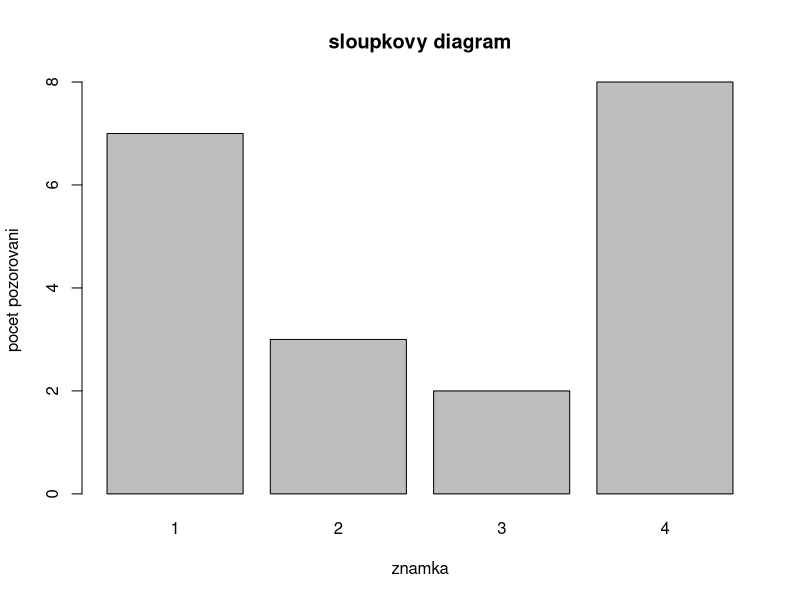
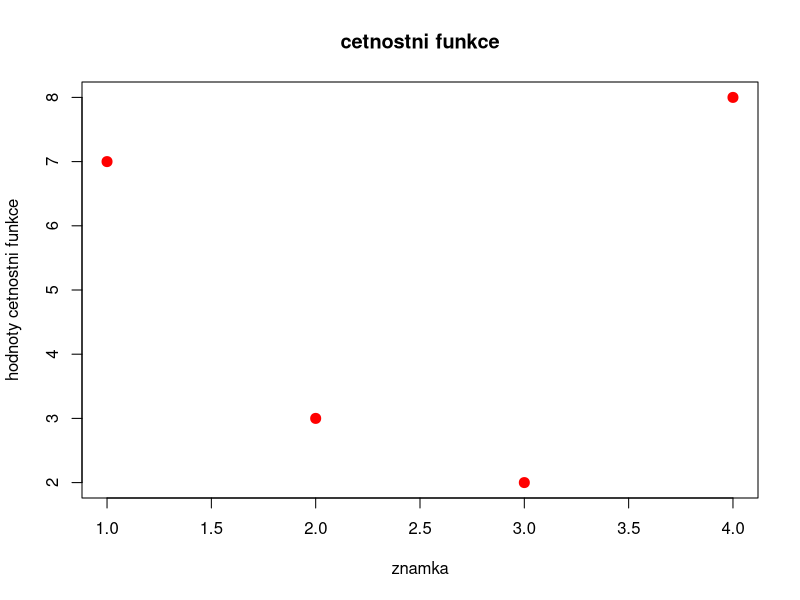
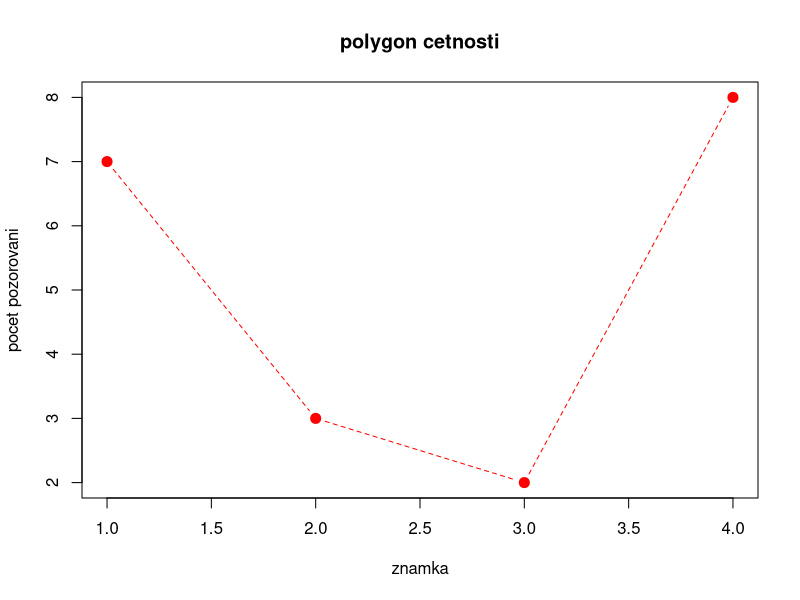
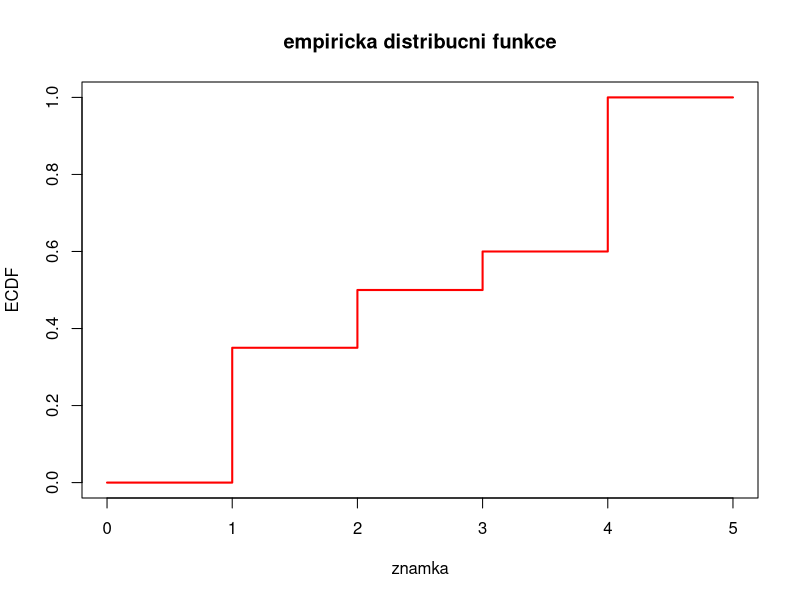
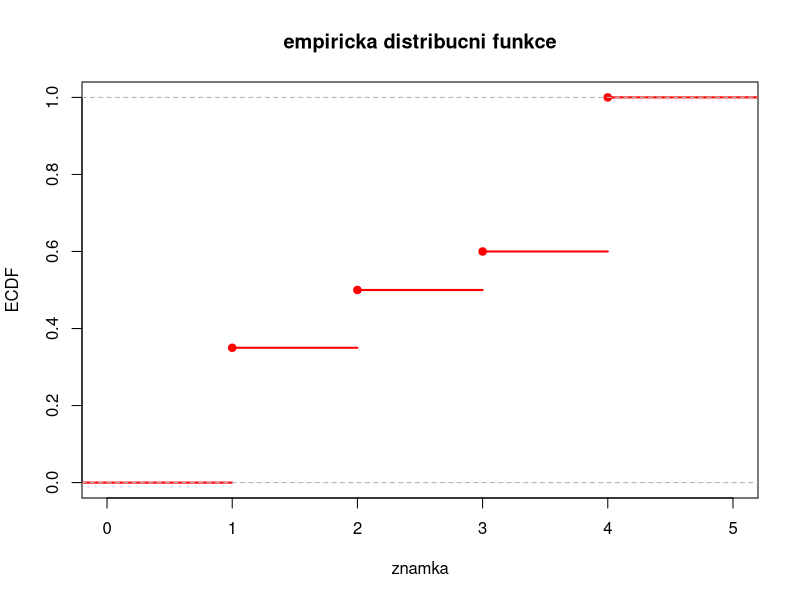
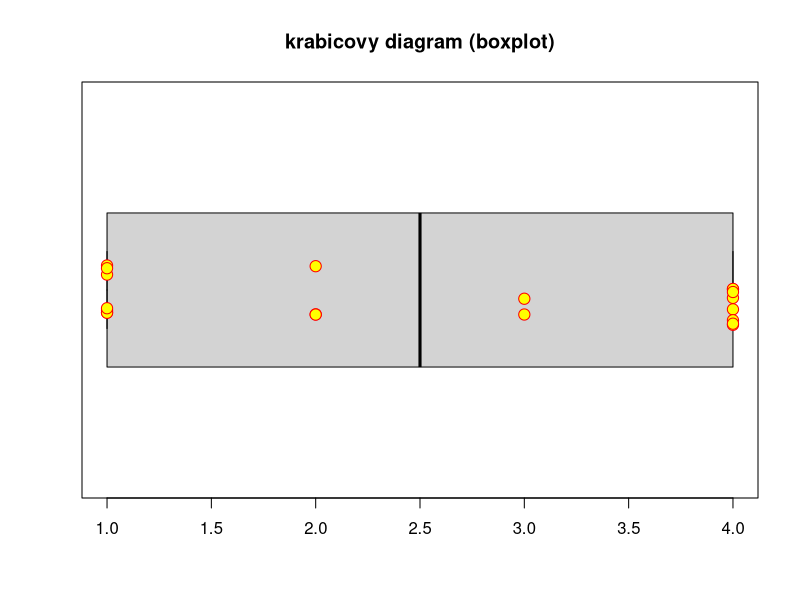
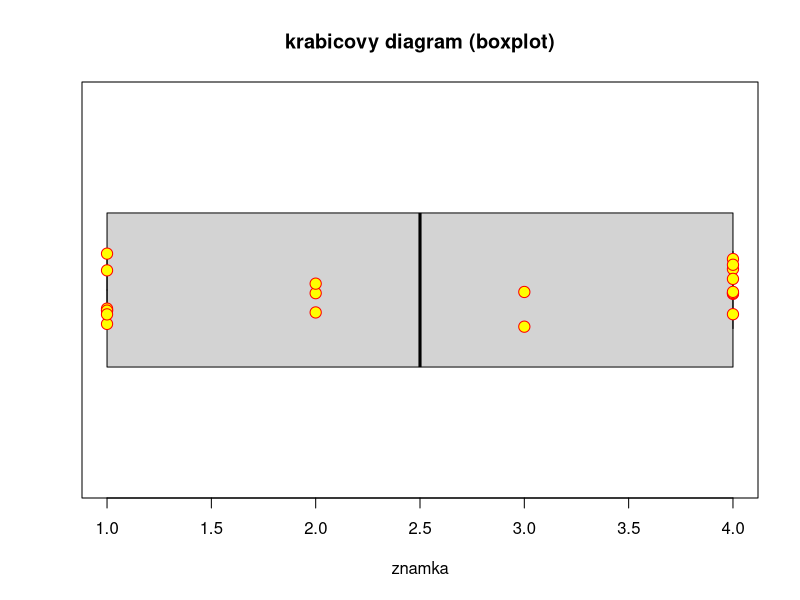

Source code (R) for these figures, in order:
#	Priklad 1

data <- read.csv (file = "znamky.csv", header = TRUE, sep = ",", dec = ".")
str (data)

#	pocet skupin
r <- nrow (data)

#	absolutni cetnosti
n.j <- data$cetnosti

#	pocet pozorovani
n <- sum (n.j)

#	relativni cetnosti
p.j <- n.j / n
sum (p.j)

# kumulativni absolutni cetnosti
N.j <- cumsum (n.j)

# kumulativni relativni cetnosti
F.j <- N.j / n

#	tabulka 
tabulka <- data.frame (znamka = data$znamka, n.j, p.j, N.j, F.j)
tabulka
# sloupce tabulky jsou pojmenovane, lze k nim pristupovat take pomoci jejich nazvu

# sloupkovy diagram
barplot (tabulka$n.j, names.arg = tabulka$znamka, xlab = "znamka", ylab = "pocet pozorovani", main = "sloupkovy diagram")

#	graf cetnostni funkce
plot (tabulka$znamka, tabulka$n.j, type = "p", pch = 20, cex = 2, col = "red", xlab = "znamka", ylab = "hodnoty cetnostni funkce", main = "cetnostni funkce")

# polygon cetnosti
plot (tabulka$znamka, tabulka$n.j, type="b", pch = 20, xlab = "znamka", ylab = "pocet pozorovani", main = "polygon cetnosti", col = "red", cex = 2, lty = 2)

# graf empiricke distribucni funkce
plot (c(0,tabulka$znamka,5), c(0,tabulka$F.j,1), type="s", xlab = "znamka", ylab = "ECDF", main="empiricka distribucni funkce", col = "red", lwd = 2)

X <- rep (tabulka$znamka, tabulka$n.j)
plot (ecdf (X), col = "red", lwd = 2, xlab = "znamka", ylab = "ECDF", main="empiricka distribucni funkce")

# prumer
prumer <- sum (X) / n
prumer
# v R je pro prumer funkce "mean"
mean (X)

# rozpyl a smerodatna odchylka
rozptyl <- mean (X^2) - prumer^2
rozptyl
smerodatna_odchylka <- sqrt (rozptyl)
smerodatna_odchylka
# v R je pro vyberovy rozptyl funkce "var", ale je potreba jej zkorigovat na rozptyl z prednasky
var (X) * (n-1) / n

# krabicovy diagram (boxplot)
boxplot (X, horizontal = TRUE, ylim = range (X), main = "krabicovy diagram (boxplot)")
# pro nazornost muzeme prikreslit i jednotliva pozorovani
stripchart (X, vertical = FALSE, method = "jitter", pch = 21, col = "red", bg = "yellow", cex = 1.5, add = TRUE)

#	kvantily a krabicovy diagram
# vektor poradi a serazeny vzorek
R <- rank (X)
R
X.sorted <- sort (X)
X.sorted

# median, kvartily, kvartilova odchylka
c.25 <- 0.25 * n
c.50 <- 0.50 * n
c.75 <- 0.75 * n
c (c.25, c.50, c.75)

# kvantily
x.25 <- (X.sorted[c.25] + X.sorted[c.25 + 1]) / 2
x.50 <- (X.sorted[c.50] + X.sorted[c.50 + 1]) / 2
x.75 <- (X.sorted[c.75] + X.sorted[c.75 + 1]) / 2
c (x.25, x.50, x.75)

# kvartilova odchylka (IQR)
q <- x.75 - x.25
q

# hradby boxplotu
c (x.25, x.75) + c (-1, 1) * 1.5 * q
c (x.25, x.75) + c (-1, 1) * 3 * q

# porovnejte s nasledujicim
median (X)
quantile (X, c (0.25, 0.5, 0.75))
# 25% kvantil se lisi, R totiz pri vypoctu kvantilu vzdy pouziva prumerovani dvou okolnich hodnot

# boxplot pomoci stejnojmenne funkce
boxplot (X, horizontal = TRUE, ylim = range (X), xlab = "znamka", main = "krabicovy diagram (boxplot)")
stripchart (X, vertical = FALSE, method = "jitter", pch = 21, col = "red", bg = "yellow", cex = 1.5, add = TRUE)
# "fousy" v R oznacuji nejmensi a nejvetsi pozorovani, ktera jeste jsou uvnitr vnitrni hradby 
